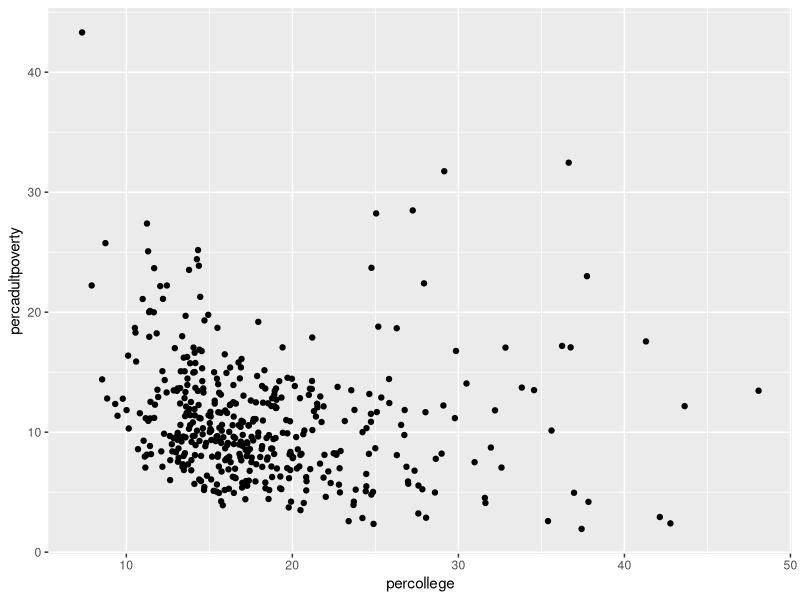
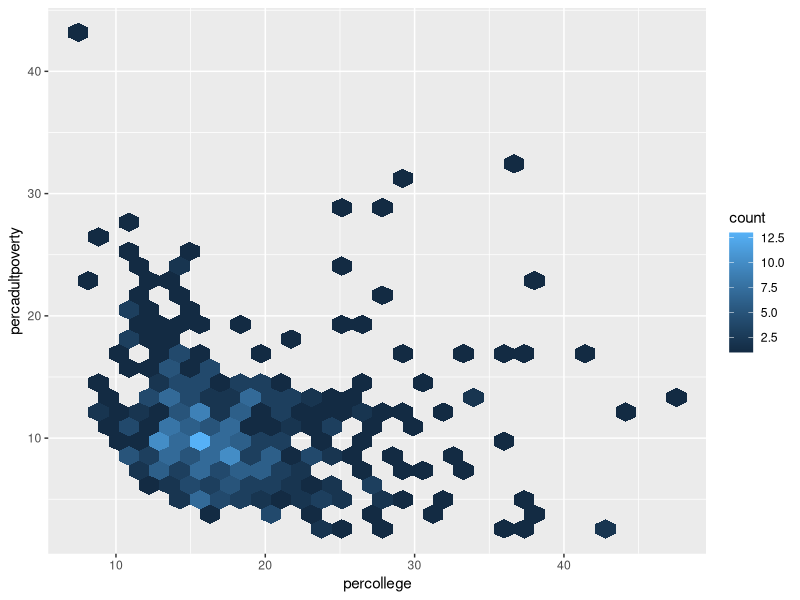
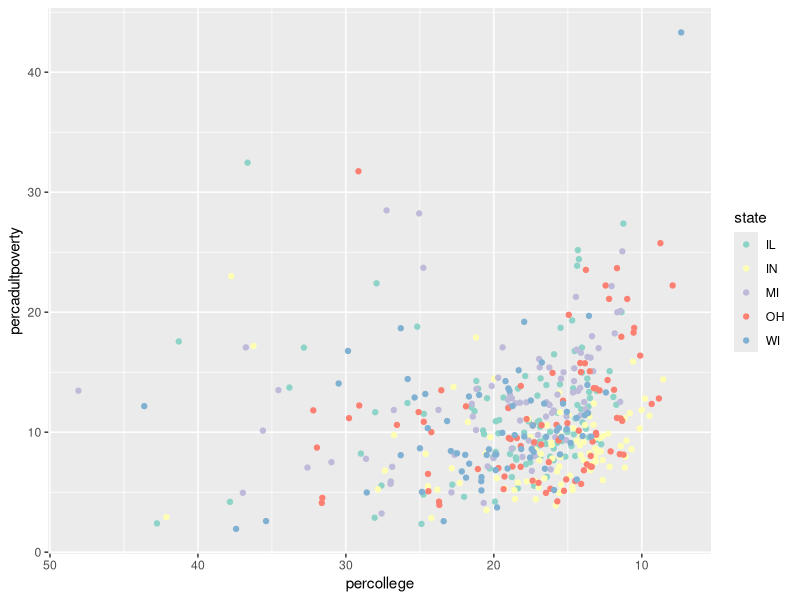
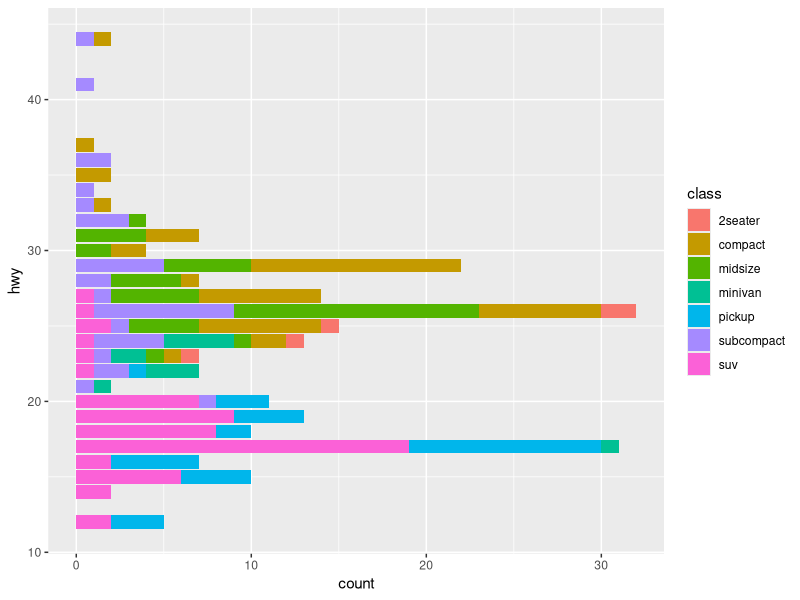
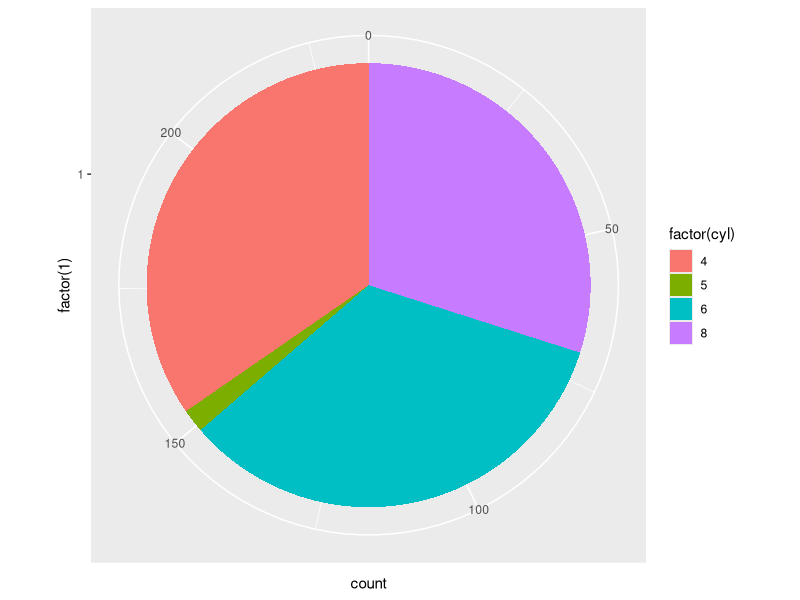
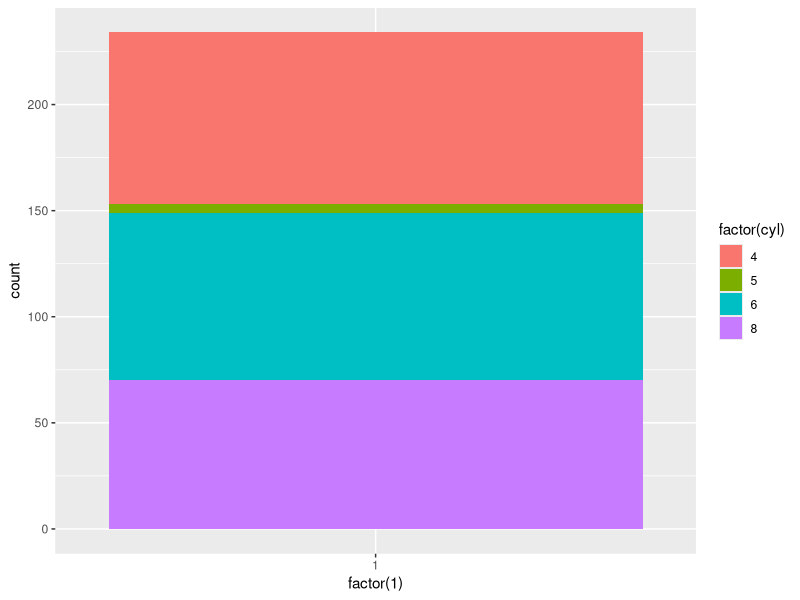
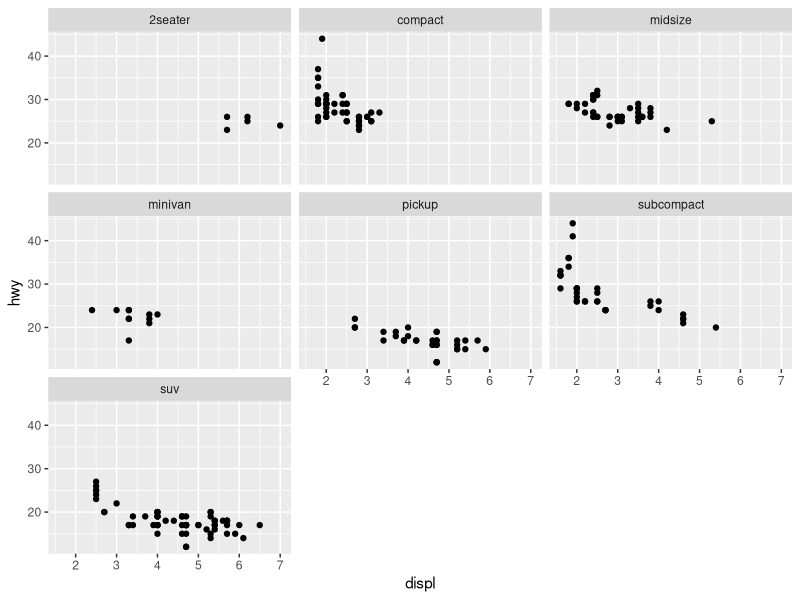

R code for these plots, in order:
library(ggplot2)


ggplot(data = midwest) +
  geom_point(mapping = aes(x = percollege, y = percadultpoverty))

ggplot(data = midwest) +
  geom_hex(mapping = aes(x = percollege, y = percadultpoverty))

# Midwest data relationships
ggplot(data = midwest) +
  geom_point(mapping = aes(x = percollege, 
                           y = percadultpoverty, 
                           color = state)) +
  scale_x_reverse() +  # reverse x axis
  scale_color_brewer(palette = "Set3")

# horizontal bar chart of mileage, colored by car type
ggplot(data = mpg) +
  geom_bar(mapping = aes(x = hwy, fill = class)) +
  coord_flip()

# A pie chart = stacked bar chart + polar coordinates
ggplot(data = mpg, aes(x = factor(1), fill = factor(cyl))) +
  geom_bar(width = 1) +
  coord_polar(theta = "y")

ggplot(data = mpg, aes(x = factor(1), fill = factor(cyl))) +
  geom_bar(width = 1) 


ggplot(data = mpg) +
  geom_point(mapping = aes(x = displ, y = hwy)) +
  facet_wrap(~class)

View(midwest)
View(mpg)


